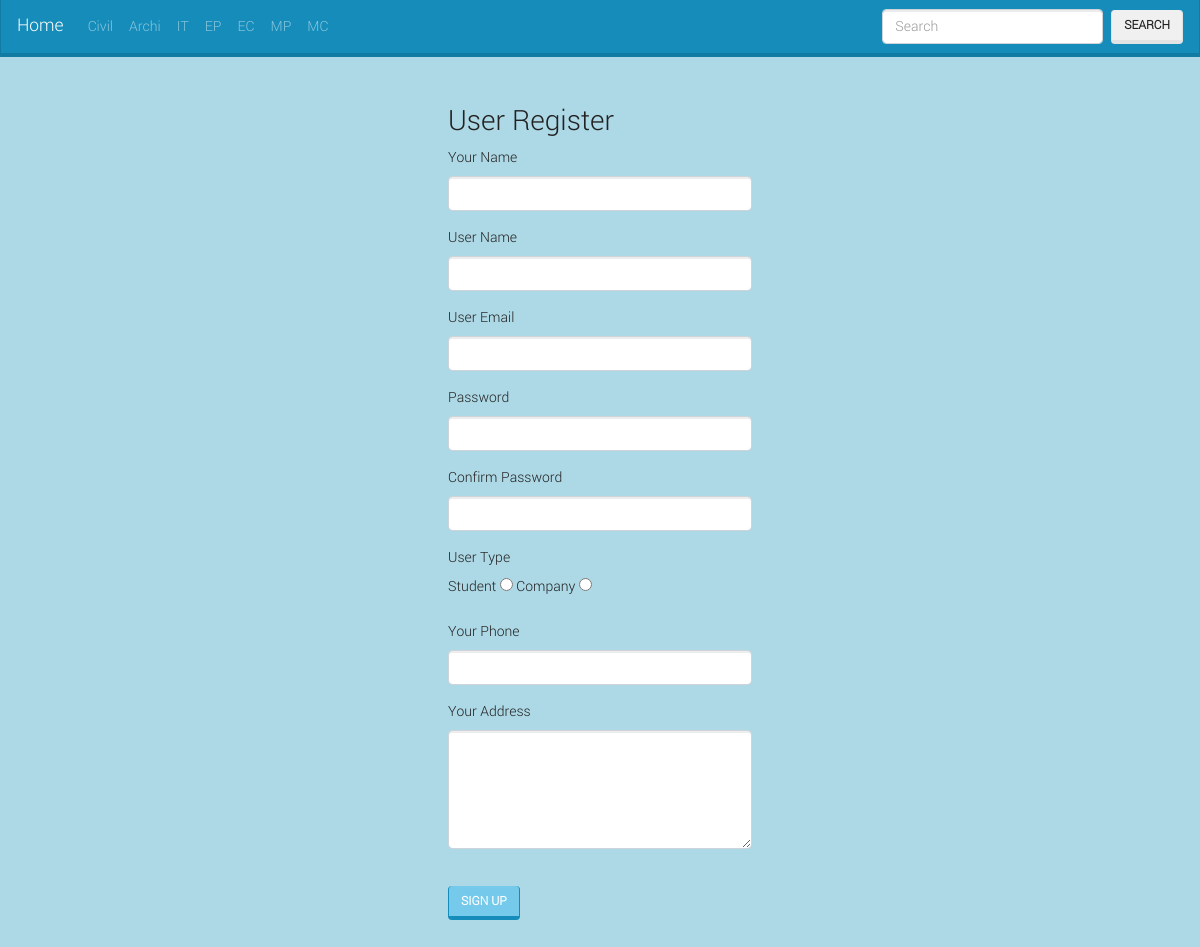
The app's page /signup.php with its own data.
### tables this page shows
CREATE TABLE `menu` (
  `m_id` int(11) NOT NULL,
  `m_name` varchar(50) NOT NULL,
  `m_code` varchar(64) NOT NULL,
  `m_status` int(1) NOT NULL DEFAULT '1',
  `m_count` int(11) NOT NULL
);

### includes/base.php (called while the page is built, shortened)
<?php
	$url = "http://localhost/ims";
 ?>

### signup.php (the view, shortened to what this page needs)
<?php include "includes/head.php" ?>
<div class="container-fluid">
    <div class="row">
        <div class="col-12 col-md-6 col-lg-4 m-auto p-5">
            <p class="h2">User Register</p>
            <form method="post">
                <div class="form-group">
                    <label>Your Name</label>
                    <input type="text" name="name" class="form-control" required>
                </div>
                <div class="form-group">
                    <label>User Name</label>
                    <input type="text" name="uname" class="form-control" required>
                </div>
                <div class="form-group">
                    <label>User Email</label>
                    <input type="email" name="email" class="form-control" required>
                </div>
                <div class="form-group">
                    <label>Password</label>
                    <input type="password" name="pass" class="form-control" minlength="6" required>
                </div>
                <div class="form-group">
                    <label>Confirm Password</label>
                    <input type="password" name="cpass" class="form-control" minlength="6" required>
                </div>
                <div class="form-group">
                    <label>User Type</label><br>
                    <label for="student">Student</label>
                    <input type="radio" name="type" value="2" id="student" required>
                    <label for="company">Company</label>
                    <input type="radio" name="type" value="3" id="company" required>
                </div>
                <div class="form-group">
                    <label>Your Phone</label>
                    <input type="text" name="phone" class="form-control" required>
                </div>
                <div class="form-group">
                    <label>Your Address</label>
                    <textarea type="text" name="address" class="form-control"  rows="5" required></textarea>
                </div>
                <br>
                <div class="form-group">
                    <input type="submit" name="reg" value="Sign Up" class="btn btn-info border-primary" required>
                </div>
                <br>
            </form>
        </div>
    </div>
</div>
<?php include "includes/footer.php" ?>

### includes/head.php (shortened to what this page needs)
<?php
	include "base.php";
 ?>
<!DOCTYPE html>
<html>
<head>
	<link rel="stylesheet" type="text/css" href="<?php echo $url; ?>/assets/css/bootstrap.min.css">
	<link rel="stylesheet" type="text/css" href="<?php echo $url; ?>/assets/css/font-awesome.css">
	<link rel="stylesheet" type="text/css" href="<?php echo $url; ?>/assets/css/style.css">
</head>
<body>
	<nav class="navbar navbar-expand-lg navbar-dark bg-primary">
	  <a class="navbar-brand" href="<?php echo $url; ?>">Home</a>
	  <div class="collapse navbar-collapse" id="navbarColor01">
	    <ul class="navbar-nav mr-auto">
	      <?php
	      	$sql = "SELECT * FROM menu WHERE m_status=1";
	      	$query = mysqli_query($con,$sql);
	      	while($menu = mysqli_fetch_assoc($query)){
	       ?>
	      <li class="nav-item">
	        <a class="nav-link" href="<?php echo $url.'?menu='.$menu['m_code'] ?>"><?php echo $menu["m_name"] ?></a>
	      </li>
	  	  <?php } ?>
	    </ul>
	    <form method="post" action="search.php" class="form-inline my-2 my-lg-0">
	      <input class="form-control mr-sm-2" name="search_key" placeholder="Search" type="text">
	      <button class="btn btn-secondary my-2 my-sm-0" type="submit">Search</button>
	    </form>
	  </div>
	</nav>

### assets/css/style.css (style rules this page uses)
* { font-family: 'mms2'; }
body { background: lightblue; }

### records on screen
menu: m_name "Civil"
menu: m_name "Archi"
menu: m_name "IT"
menu: m_name "EP"
menu: m_name "EC"
menu: m_name "MP"
menu: m_name "MC"
